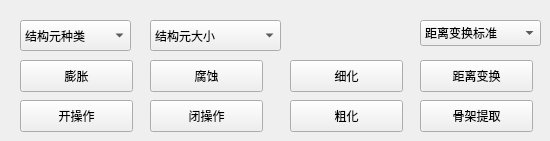
    <widget class="QWidget" name="tab_8">
     <attribute name="title">
      <string>二值数学形态学</string>
     </attribute>
     <widget class="QComboBox" name="structType_2">
      <property name="geometry">
       <rect>
        <x>20</x>
        <y>20</y>
        <width>111</width>
        <height>31</height>
       </rect>
      </property>
      <item>
       <property name="text">
        <string>结构元种类</string>
       </property>
      </item>
      <item>
       <property name="text">
        <string>矩形</string>
       </property>
      </item>
      <item>
       <property name="text">
        <string>十字形</string>
       </property>
      </item>
      <item>
       <property name="text">
        <string>线性</string>
       </property>
      </item>
     </widget>
     <widget class="QComboBox" name="RecSize_2">
      <property name="geometry">
       <rect>
        <x>150</x>
        <y>20</y>
        <width>131</width>
        <height>31</height>
       </rect>
      </property>
      <item>
       <property name="text">
        <string>结构元大小</string>
       </property>
      </item>
      <item>
       <property name="text">
        <string>3</string>
       </property>
      </item>
      <item>
       <property name="text">
        <string>5</string>
       </property>
      </item>
      <item>
       <property name="text">
        <string>7</string>
       </property>
      </item>
     </widget>
     <widget class="QPushButton" name="dilation_2">
      <property name="geometry">
       <rect>
        <x>20</x>
        <y>60</y>
        <width>113</width>
        <height>32</height>
       </rect>
      </property>
      <property name="text">
       <string>膨胀</string>
      </property>
     </widget>
     <widget class="QPushButton" name="erosion_2">
      <property name="geometry">
       <rect>
        <x>150</x>
        <y>60</y>
        <width>113</width>
        <height>32</height>
       </rect>
      </property>
      <property name="text">
       <string>腐蚀</string>
      </property>
     </widget>
     <widget class="QPushButton" name="open_3">
      <property name="geometry">
       <rect>
        <x>20</x>
        <y>100</y>
        <width>113</width>
        <height>32</height>
       </rect>
      </property>
      <property name="text">
       <string>开操作</string>
      </property>
     </widget>
     <widget class="QPushButton" name="close_2">
      <property name="geometry">
       <rect>
        <x>150</x>
        <y>100</y>
        <width>113</width>
        <height>32</height>
       </rect>
      </property>
      <property name="text">
       <string>闭操作</string>
      </property>
     </widget>
     <widget class="QPushButton" name="hilditch">
      <property name="geometry">
       <rect>
        <x>290</x>
        <y>60</y>
        <width>113</width>
        <height>32</height>
       </rect>
      </property>
      <property name="text">
       <string>细化</string>
      </property>
     </widget>
     <widget class="QPushButton" name="thick">
      <property name="geometry">
       <rect>
        <x>290</x>
        <y>100</y>
        <width>113</width>
        <height>32</height>
       </rect>
      </property>
      <property name="text">
       <string>粗化</string>
      </property>
     </widget>
     <widget class="QPushButton" name="distance">
      <property name="geometry">
       <rect>
        <x>420</x>
        <y>60</y>
        <width>113</width>
        <height>32</height>
       </rect>
      </property>
      <property name="text">
       <string>距离变换</string>
      </property>
     </widget>
     <widget class="QComboBox" name="distance_type">
      <property name="geometry">
       <rect>
        <x>420</x>
        <y>20</y>
        <width>121</width>
        <height>26</height>
       </rect>
      </property>
      <item>
       <property name="text">
        <string>距离变换标准</string>
       </property>
      </item>
      <item>
       <property name="text">
        <string>棋盘距离</string>
       </property>
      </item>
      <item>
       <property name="text">
        <string>城市街区距离</string>
       </property>
      </item>
      <item>
       <property name="text">
        <string>欧式距离</string>
       </property>
      </item>
     </widget>
     <widget class="QPushButton" name="skeleton">
      <property name="geometry">
       <rect>
        <x>420</x>
        <y>100</y>
        <width>113</width>
        <height>32</height>
       </rect>
      </property>
      <property name="text">
       <string>骨架提取</string>
      </property>
     </widget>
    </widget>
